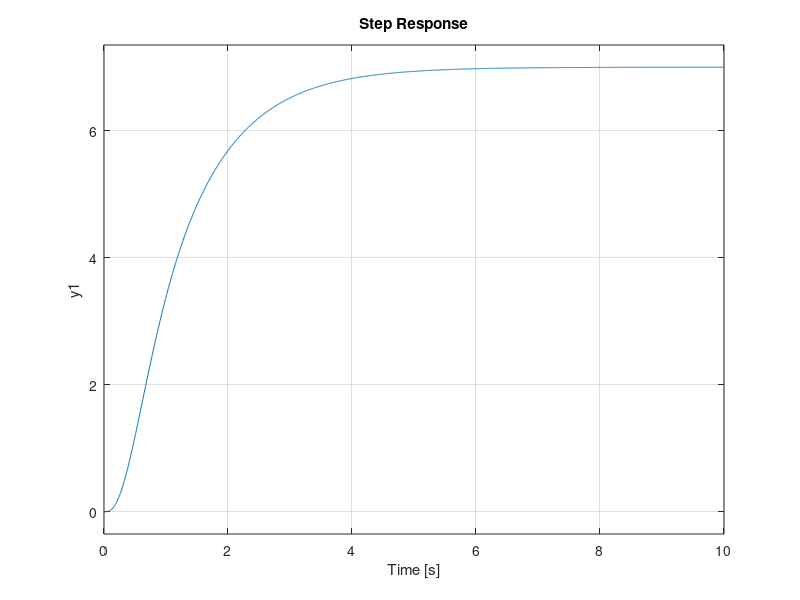

Source code (MATLAB): (Note: this script raises an error after producing the figure.)
clc, clear, close all, format short

time = 10;
% syms s
% ilaplace((1262646*s+288162)/106301/(s*s+8*s+25))
s = tf('s');
T = 2700*7*(s+25)/(s+1)/(s+45)/(s+60)/(s*s+8*s+25)
% pole(T)
% zero(T)
subplot(3,3,1)
rlocus(T)
subplot(3,3,2)
pzmap(T)
subplot(3,3,3)
step(T, time)
stepinfo(T,'SettlingTimeThreshold', 0.05)

s1 = 1/s;
s2 = 1/(s+1);
s3 = 45/(s+45);
s4 = 60/(s+60);
s5 = (s+25)/(s^2+8*s+25);
s6 = 25/(s^2+8*s+25);
st = 7/s -6300/649/(s+1)-14/1859/(s+45)+147/37111/(s+60)+288162/106301*s/(s^2+8*s+25)+1262646/106301/(s^2+8*s+25);

subplot(3,3,4)
% hold on
% [ss1 tt1] = impulse(s1, time);
% impulse(s1, time)
% [ss2 tt2] = impulse(s2, time);
% impulse(s2, time)
% [ss3 tt3] = impulse(s3, time);
% impulse(s3, time)
% [ss4 tt4] = impulse(s4, time);
% impulse(s4, time)
% [ss5 tt5] = impulse(s5, time);
% impulse(s5, time)
% [ss6 tt6] = impulse(s6, time);
% impulse(s6, time)
% [sst, ttt] = impulse(st, time);
% impulse(st, time)
% hold off
% legend('s1', 's2', 's3', 's4', 's5', 's6', 'st')
% lsiminfo(sst,ttt,7)
% lsiminfo(ss1,tt1,0)
% lsiminfo(ss2,tt2,0)
% lsiminfo(ss3,tt3,0)
% lsiminfo(ss4,tt4,0)
% lsiminfo(ss5,tt5,0)
% lsiminfo(ss6,tt6,0)

tt = 0:0.01:time;
y1 = ones(1,length(tt)).*7;
y2 = @(t) -6300/649*exp(-t);
y3 = @(t) -14/1859*exp(-45*t);
y4 = @(t) 147/37111*exp(-60*t);
y5 = @(t) 288162/106301*exp(-4*t).*cos(3*t);
y6 = @(t) 724/2099*exp(-4*t).*sin(3*t);
yt = @(t) 7 -6300/649*exp(-t)-14/1859*exp(-45*t)+147/37111*exp(-60*t)+288162/106301*exp(-4*t).*cos(3*t)+724/2099*exp(-4*t).*sin(3*t);
subplot(3,3,5)
plot(tt, y1, tt, y2(tt), tt, y3(tt), tt, y4(tt), tt, y5(tt), tt, y6(tt), tt, yt(tt))
yt(0.75)
legend('y1', 'y2', 'y3', 'y4', 'y5', 'y6', 'yt')